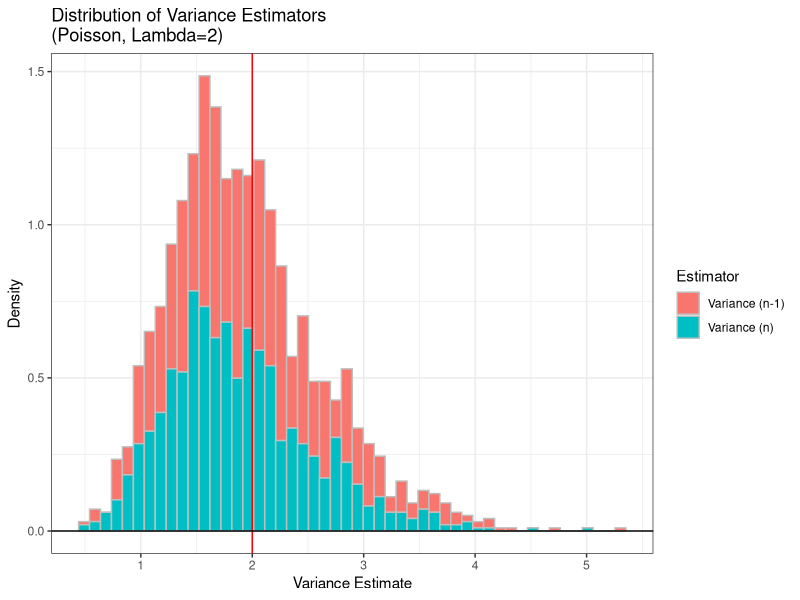
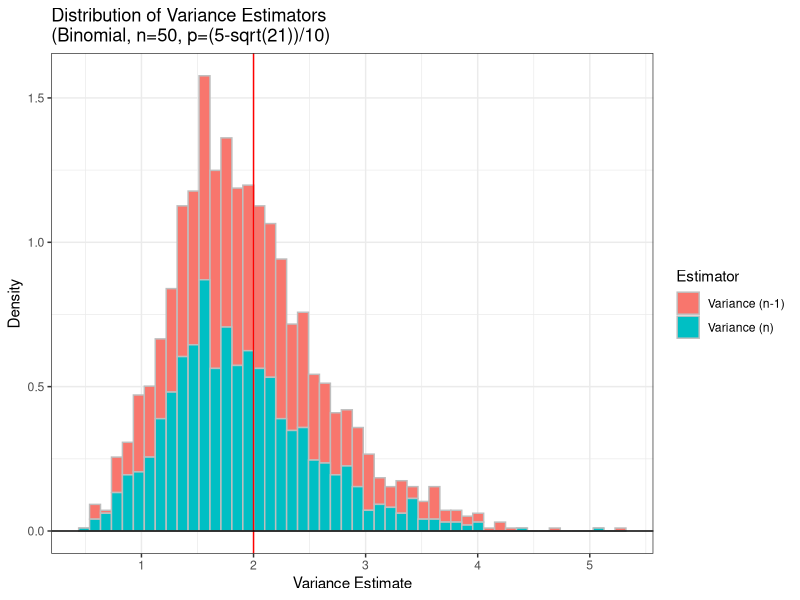
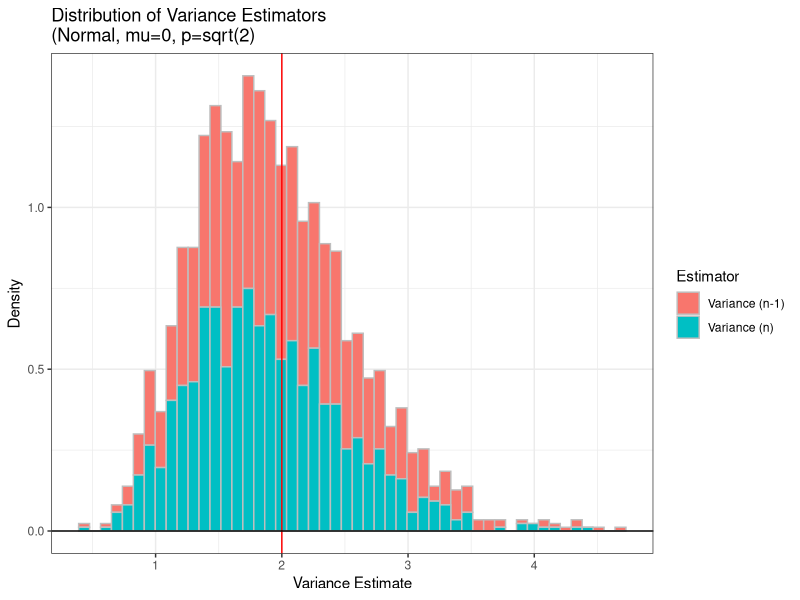
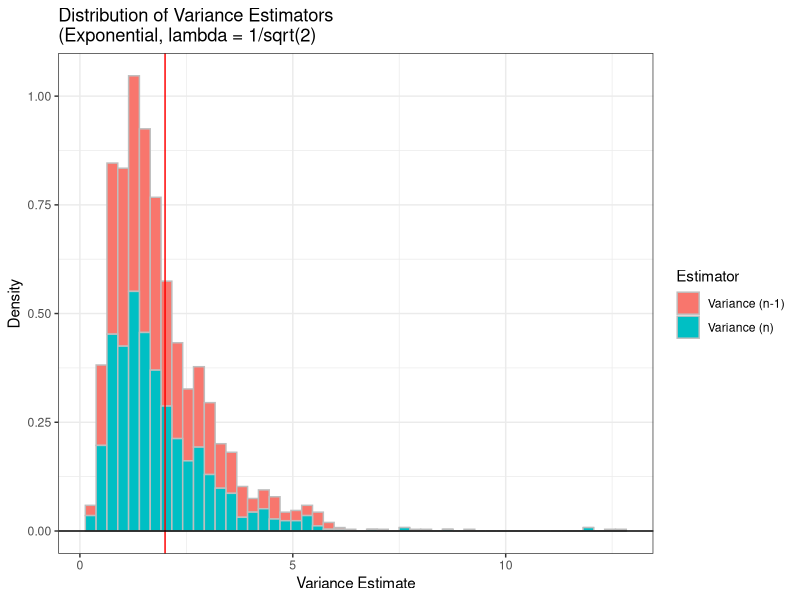

Reproduce these figures in R, in order.
## ---- chunk 1
#| echo: false

default_chunk_hook  <- knitr::knit_hooks$get("chunk")

latex_font_size <- c("Huge", "huge", "LARGE", "Large", 
                     "large", "normalsize", "small", 
                     "footnotesize", "scriptsize", "tiny")

knitr::knit_hooks$set(chunk = function(x, options) {
  x <- default_chunk_hook(x, options)
  if(options$size %in% latex_font_size) {
    paste0("\n \\", options$size, "\n\n", 
      x, 
      "\n\n \\normalsize"
    )
  } else {
    x
  }
})
## ---- chunk 2
#| label: load-packages
#| include: false
library(tidyverse)
library(patchwork)
library(knitr)
## ---- chunk 3
set.seed(7272)

var.n1 = NA #initialized vector for S_{n-1}^2
var.n = NA #initialized vector for S_{n}^2
n = 20
var.true = 2

for(i in 1:1000){
  x = rpois(n = n, lambda = 2)
  mean.val = sum(x) / n
  sqr.dev = (x-mean.val)^2
  
  var.n1[i] = sum(sqr.dev) / (n-1)
  var.n[i] = sum(sqr.dev) / n
}

# Compare estimators
bias.n1 = mean(var.n1 - var.true)
bias.n = mean(var.n - var.true)

precision.n1 = 1/var(var.n1)
precision.n = 1/var(var.n)

mse.n1 = bias.n1^2 + var(var.n1)
mse.n = bias.n^2 + var(var.n)

# Create numerical table
poisson.comparison = tibble(
  Estimator = c("Variance (n-1)", "Variance (n)"),
  Bias = c(bias.n1, bias.n),
  Precision = c(precision.n1,precision.n),
  MSE = c(mse.n1, mse.n)
)

poisson.comparison |>
  knitr::kable(digits = 2)

# Create Plots
ggdat = tibble(
  value = c(var.n1, var.n),
  estimator = rep(c("Variance (n-1)", "Variance (n)"), each = 1000)
)

ggdat |> ggplot() +
  geom_histogram(aes(x = value,
                     y = after_stat(density), 
                     fill = estimator), 
                     bins = 50, 
                     color = "gray") +
  geom_vline(xintercept = var.true, col = "red") +
  geom_hline(yintercept = 0) +
  theme_bw() +
  labs(x = "Variance Estimate", 
       y = "Density",
       fill = "Estimator") +
  ggtitle("Distribution of Variance Estimators\n(Poisson, Lambda=2)")
## ---- chunk 4
set.seed(7272)

var.n1 = NA #initialized vector for S_{n-1}^2
var.n = NA #initialized vector for S_{n}^2
n = 20
var.true = 2

for(i in 1:1000){
  x = rbinom(n,50,(5-sqrt(21))/10)
  mean.val = sum(x) / n
  sqr.dev = (x-mean.val)^2
  
  var.n1[i] = sum(sqr.dev) / (n-1)
  var.n[i] = sum(sqr.dev) / n
}

# Compare estimators
bias.n1 = mean(var.n1 - var.true)
bias.n = mean(var.n - var.true)

precision.n1 = 1/var(var.n1)
precision.n = 1/var(var.n)

mse.n1 = bias.n1^2 + var(var.n1)
mse.n = bias.n^2 + var(var.n)

# Create numerical table
binom.comparison = tibble(
  Estimator = c("Variance (n-1)", "Variance (n)"),
  Bias = c(bias.n1, bias.n),
  Precision = c(precision.n1,precision.n),
  MSE = c(mse.n1, mse.n)
)

binom.comparison |>
  knitr::kable(digits = 2)

# Create Plots
ggdat = tibble(
  value = c(var.n1, var.n),
  estimator = rep(c("Variance (n-1)", "Variance (n)"), each = 1000)
)

ggdat |> ggplot() +
  geom_histogram(aes(x = value,
                     y = after_stat(density), 
                     fill = estimator), 
                     bins = 50, 
                     color = "gray") +
  geom_vline(xintercept = var.true, col = "red") +
  geom_hline(yintercept = 0) +
  theme_bw() +
  labs(x = "Variance Estimate", 
       y = "Density",
       fill = "Estimator") +
  ggtitle("Distribution of Variance Estimators\n(Binomial, n=50, p=(5-sqrt(21))/10)")
## ---- chunk 5
set.seed(7272)

var.n1 = NA #initialized vector for S_{n-1}^2
var.n = NA #initialized vector for S_{n}^2
n = 20
var.true = 2

for(i in 1:1000){
  x = rnorm(n,0,sqrt(2))
  mean.val = sum(x) / n
  sqr.dev = (x-mean.val)^2
  
  var.n1[i] = sum(sqr.dev) / (n-1)
  var.n[i] = sum(sqr.dev) / n
}

# Compare estimators
bias.n1 = mean(var.n1 - var.true)
bias.n = mean(var.n - var.true)

precision.n1 = 1/var(var.n1)
precision.n = 1/var(var.n)

mse.n1 = bias.n1^2 + var(var.n1)
mse.n = bias.n^2 + var(var.n)

# Create numerical table
norm.comparison = tibble(
  Estimator = c("Variance (n-1)", "Variance (n)"),
  Bias = c(bias.n1, bias.n),
  Precision = c(precision.n1,precision.n),
  MSE = c(mse.n1, mse.n)
)

norm.comparison |>
  knitr::kable(digits = 2)

# Create Plots
ggdat = tibble(
  value = c(var.n1, var.n),
  estimator = rep(c("Variance (n-1)", "Variance (n)"), each = 1000)
)

ggdat |> ggplot() +
  geom_histogram(aes(x = value,
                     y = after_stat(density), 
                     fill = estimator), 
                     bins = 50, 
                     color = "gray") +
  geom_vline(xintercept = var.true, col = "red") +
  geom_hline(yintercept = 0) +
  theme_bw() +
  labs(x = "Variance Estimate", 
       y = "Density",
       fill = "Estimator") +
  ggtitle("Distribution of Variance Estimators\n(Normal, mu=0, p=sqrt(2)")
## ---- chunk 6
set.seed(7272)

var.n1 = NA #initialized vector for S_{n-1}^2
var.n = NA #initialized vector for S_{n}^2
n = 20
var.true = 2

for(i in 1:1000){
  x = rexp(n,rate=1/sqrt(2))
  mean.val = sum(x) / n
  sqr.dev = (x-mean.val)^2
  
  var.n1[i] = sum(sqr.dev) / (n-1)
  var.n[i] = sum(sqr.dev) / n
}

# Compare estimators
bias.n1 = mean(var.n1 - var.true)
bias.n = mean(var.n - var.true)

precision.n1 = 1/var(var.n1)
precision.n = 1/var(var.n)

mse.n1 = bias.n1^2 + var(var.n1)
mse.n = bias.n^2 + var(var.n)

# Create numerical table
exp.comparison = tibble(
  Estimator = c("Variance (n-1)", "Variance (n)"),
  Bias = c(bias.n1, bias.n),
  Precision = c(precision.n1,precision.n),
  MSE = c(mse.n1, mse.n)
)

exp.comparison |>
  knitr::kable(digits = 2)

# Create Plots
ggdat = tibble(
  value = c(var.n1, var.n),
  estimator = rep(c("Variance (n-1)", "Variance (n)"), each = 1000)
)

ggdat |> ggplot() +
  geom_histogram(aes(x = value,
                     y = after_stat(density), 
                     fill = estimator), 
                     bins = 50, 
                     color = "gray") +
  geom_vline(xintercept = var.true, col = "red") +
  geom_hline(yintercept = 0) +
  theme_bw() +
  labs(x = "Variance Estimate", 
       y = "Density",
       fill = "Estimator") +
  ggtitle("Distribution of Variance Estimators\n(Exponential, lambda = 1/sqrt(2)")
